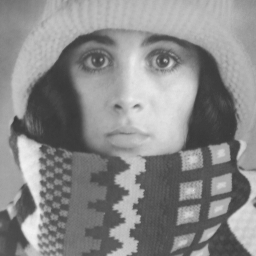
#> input picture Week 4/trui.png, 256 x 256 px
$ jupyter execute --allow-errors 'Assignment 4.ipynb'
#> lines starting #> are read from the running program, lines starting #| are printed output that depends on the picture
[cell 1]
import numpy as np
import matplotlib.pyplot as plt
from scipy.ndimage import gaussian_filter
from skimage.util import img_as_float
from skimage.io import imread
from skimage.feature import peak_local_max
from scipy.signal.windows import gaussian
from scipy.fft import fft2, ifft2, fftshift, ifftshift

## 3. Scale-space feature detectors

### Problem 3.1

[cell 2]
def A(image, sigma, k):
    """Computes structure tensor A"""
    x_deriv = gaussian_filter(image, sigma=sigma, order=(0,1))
    y_deriv = gaussian_filter(image, sigma=sigma, order=(1,0))

    A_matrix = np.zeros((image.shape[0], image.shape[1], 3))
    A_matrix[:,:,0] = gaussian_filter(x_deriv**2, sigma=sigma*k, order=0)
    A_matrix[:,:,1] = gaussian_filter(x_deriv*y_deriv, sigma=sigma*k, order=0)
    A_matrix[:,:,2] = gaussian_filter(y_deriv**2, sigma=sigma*k, order=0)

    return A_matrix


def R(image, sigma, k, alpha):
    """Computes scale normalized Harris corner measure"""
    A_mat = A(image=image, sigma=sigma, k=k)
    return sigma**4 * (A_mat[:,:,0]*A_mat[:,:,2] - A_mat[:,:,1]**2 - alpha * (A_mat[:,:,0] + A_mat[:,:,2])**2)


def multiscale_Harris_corner(image, k, alpha, sigma_min=0, sigma_max=5, scale_levels=50):
    sigma_values = np.logspace(sigma_min, sigma_max, scale_levels, endpoint=True, base=2)  # create scale values
    R_all_scales = np.zeros((image.shape[0], image.shape[1], scale_levels))

    for i, sig in enumerate(sigma_values):  # compute scale normalized Harris corner measure for each scale
        R_all_scales[:, :, i] = R(image, sigma=sig, k=k, alpha=alpha)

    footprint = np.ones((3,3,3))
    corners = peak_local_max(R_all_scales, num_peaks=350, footprint=footprint)  # locate peaks across scales

    return corners[:,1], corners[:,0], sigma_values[corners[:,2]] # return x-coord, y-coord and scale of the corner

#> (a cell that did not finish here is left out)

[cell 4]
k_vals = np.array([1, 2, 3, 4])
#> k_vals = [1, 2, 3, 4]

plt.figure(figsize=(8,6))

#> (the rest of this cell did not finish here and is left out)

## 5. Fourier Transform - Practice

### Problem 5.1

[cell 5]
def scale_fft(image, sigma):
    sigma_fft = len(image) / (2*np.pi*sigma)  # width of gaussian in Fourier space
    gaussian1d = gaussian(len(image), sigma_fft)
    gaussian2d = np.outer(gaussian1d, gaussian1d)  # create kernel
    gaussian2d /= np.sum(gaussian2d)  # normalize

    I_filtered_fft = gaussian2d * fftshift(fft2(image))  # apply filter
    I_filtered = np.real(ifft2(ifftshift(I_filtered_fft)))

    return I_filtered

[cell 6]
I2 = img_as_float(imread("trui.png"))
#> I2: shape (256, 256) float64; min 0.22, max 0.945, mean 0.54

sig_values = np.array([1,2,4,8])
filtered_I_array = np.zeros((I2.shape[0], I2.shape[0], len(sig_values)))

for i, sig in enumerate(sig_values):
    filtered_I_array[:,:,i] = scale_fft(I2, sig)
#> this loop made 4 passes
#> sigma_fft in scale_fft on passes 1 to 4: 40.74, 20.37, 10.19, 5.09
#> pass 1, in scale_fft, `gaussian2d = np.outer(gaussian1d, gaussian1d)`:
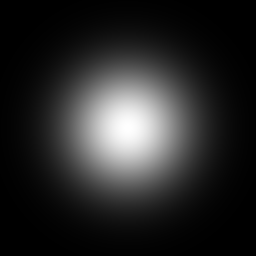
#> gaussian2d: shape (256, 256) float64; min 5.59e-05, max 1, mean 0.159
#> pass 1, in scale_fft, `I_filtered = np.real(ifft2(ifftshift(I_filtered_fft)))`:
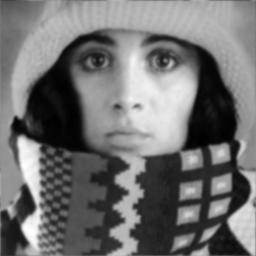
#> I_filtered: shape (256, 256) float64; min 2.15e-05, max 9.02e-05, mean 5.19e-05; drawn with min black and max white
#> pass 2, in scale_fft (call 2), `gaussian2d = np.outer(gaussian1d, gaussian1d)`:
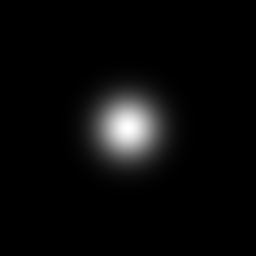
#> gaussian2d: shape (256, 256) float64; min 9.74e-18, max 0.999, mean 0.0398
#> after the loop:
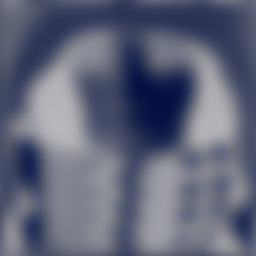
#> filtered_I_array: shape (256, 256, 4) float64; mean of channels 0, 1, 2, 3 5.19e-05, 0.000207, 0.000826, 0.00328; transparent parts drawn white

plt.figure(figsize=(10,4))

for i, sig in enumerate(sig_values):
    plt.subplot(1,5,i+1)
    plt.imshow(filtered_I_array[:,:,i], cmap="gray")
    plt.axis("off")
    plt.title(rf"$\sigma$ = {sig}")

plt.tight_layout()
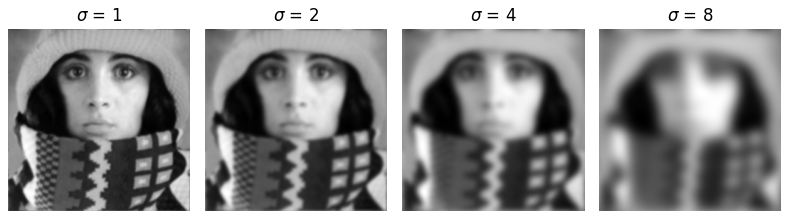
#> figure drawn by matplotlib, 4 panels

### Problem 5.2

[cell 7]
def deriv_filter(image, n, m):
    I_fft = fftshift(fft2(image))  # perform Fourier transform

    # make frequency grid
    u = np.arange(image.shape[1]) / image.shape[1] - 1/2
    v = np.arange(image.shape[0]) / image.shape[0] - 1/2
    U, V = np.meshgrid(u, v)

    # make filter kernel
    deriv_kernel = (1j * 2 * np.pi)**(n+m) * U**n * V**m

    # apply filter
    I_deriv_fft = deriv_kernel * I_fft
    I_deriv = np.real(ifft2(ifftshift(I_deriv_fft)))

    return  I_deriv

[cell 8]
I3 = img_as_float(imread("trui.png"))

plt.figure(figsize=(8,8))

plt.subplot(3,3,1)
plt.imshow(I3, cmap="gray")
plt.axis("off")
plt.title("Original")

I3 = scale_fft(I3, 1)  # smooth with gaussian filter

plt.subplot(3,3,2)
x10 = deriv_filter(I3, 1, 0)
plt.imshow(x10[1:-1, 1:-1], cmap="gray")
plt.axis("off")
plt.title(r"$\partial I / \partial x$")

plt.subplot(3,3,3)
x01 = deriv_filter(I3, 0, 1)
#> call 2 of deriv_filter, with n = 0, m = 1
#> in deriv_filter (call 2), `I_deriv = np.real(ifft2(ifftshift(I_deriv_fft)))`:
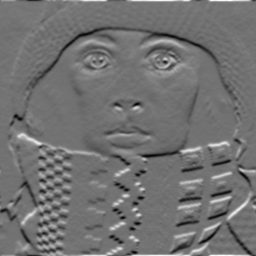
#> I_deriv: shape (256, 256) float64; min -1.24e-05, max 1.52e-05, mean -6.62e-24; drawn with min black and max white
plt.imshow(x01[1:-1, 1:-1], cmap="gray")
plt.axis("off")
plt.title(r"$\partial I / \partial y$")

plt.subplot(3,3,5)
x11 = deriv_filter(I3, 1, 1)
#> call 3 of deriv_filter, with n = 1, m = 1
#> in deriv_filter (call 3), `I_deriv = np.real(ifft2(ifftshift(I_deriv_fft)))`:
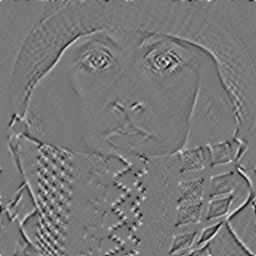
#> I_deriv: shape (256, 256) float64; min -5.07e-06, max 5.64e-06, mean -1.23e-25; drawn with min black and max white
plt.imshow(x11[2:-2, 2:-2], cmap="gray")
plt.axis("off")
plt.title(r"$\partial^2 I / \partial x \partial y$")

plt.subplot(3,3,4)
x20 = deriv_filter(I3, 2, 0)
#> call 4 of deriv_filter, with n = 2, m = 0
#> in deriv_filter (call 4), `I_deriv = np.real(ifft2(ifftshift(I_deriv_fft)))`:
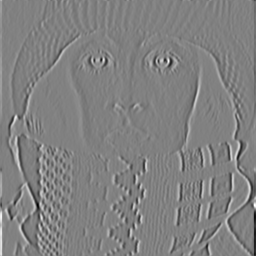
#> I_deriv: shape (256, 256) float64; min -1.14e-05, max 1.11e-05, mean 5.82e-26; drawn with min black and max white
plt.imshow(x20[2:-2, 2:-2], cmap="gray")
plt.axis("off")
plt.title(r"$\partial^2 I / \partial x^2$")

plt.subplot(3,3,6)
x02 = deriv_filter(I3, 0, 2)
#> in deriv_filter (call 5), `I_deriv = np.real(ifft2(ifftshift(I_deriv_fft)))`:
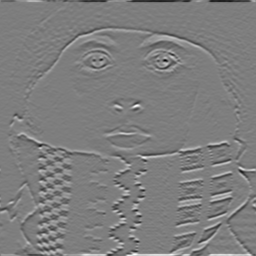
#> I_deriv: shape (256, 256) float64; min -1.08e-05, max 1.1e-05, mean 3.31e-24; drawn with min black and max white
plt.imshow(x02[2:-2, 2:-2], cmap="gray")
plt.axis("off")
plt.title(r"$\partial^2 I / \partial y^2$")
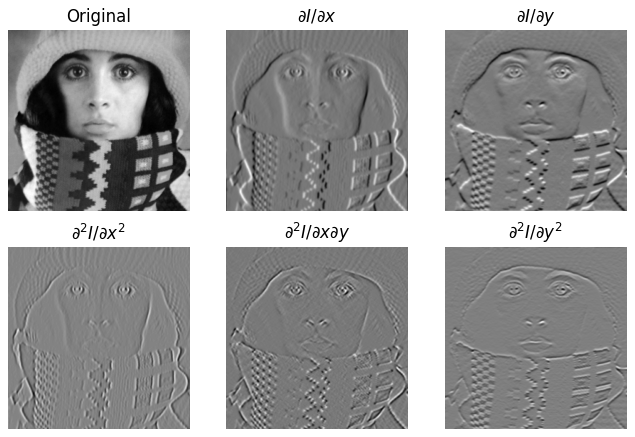
#> figure drawn by matplotlib, 6 panels
